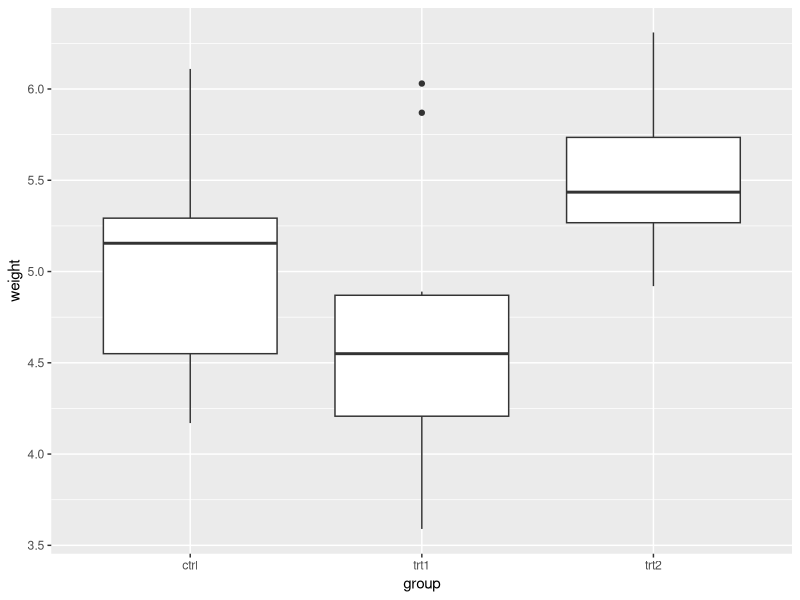
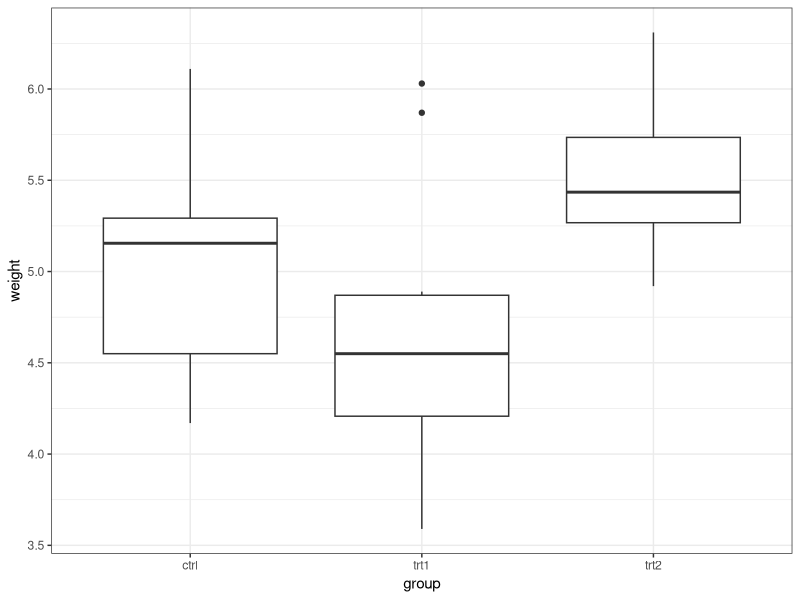
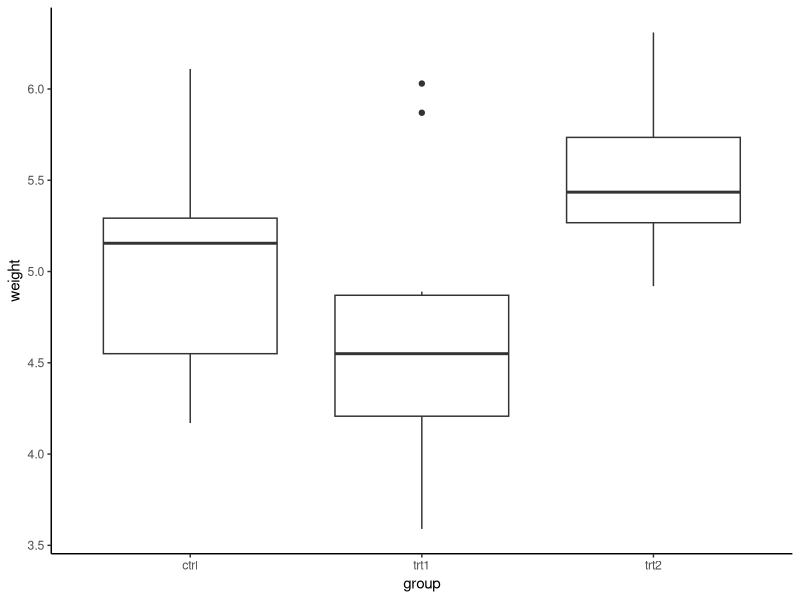
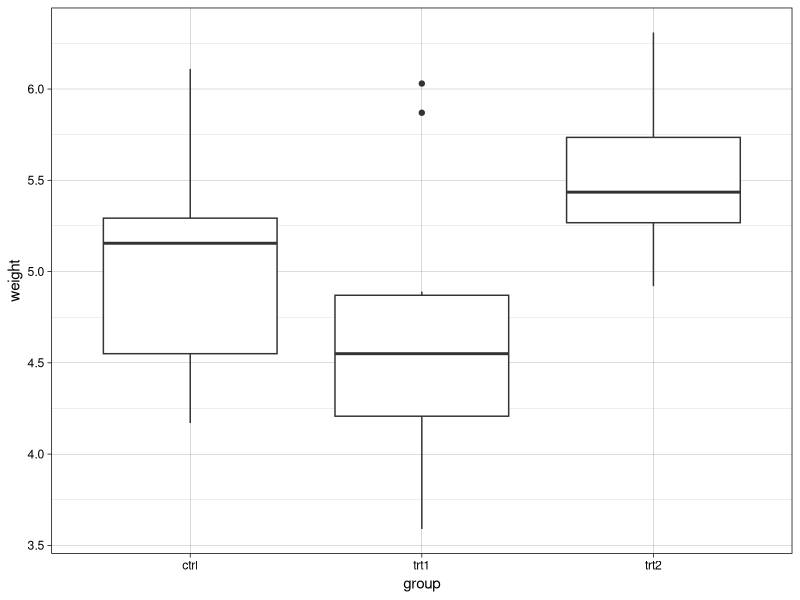
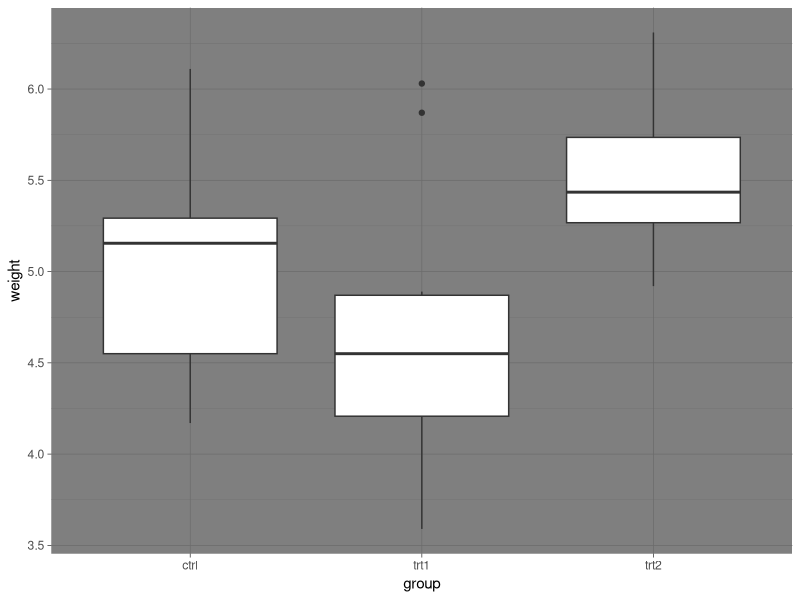
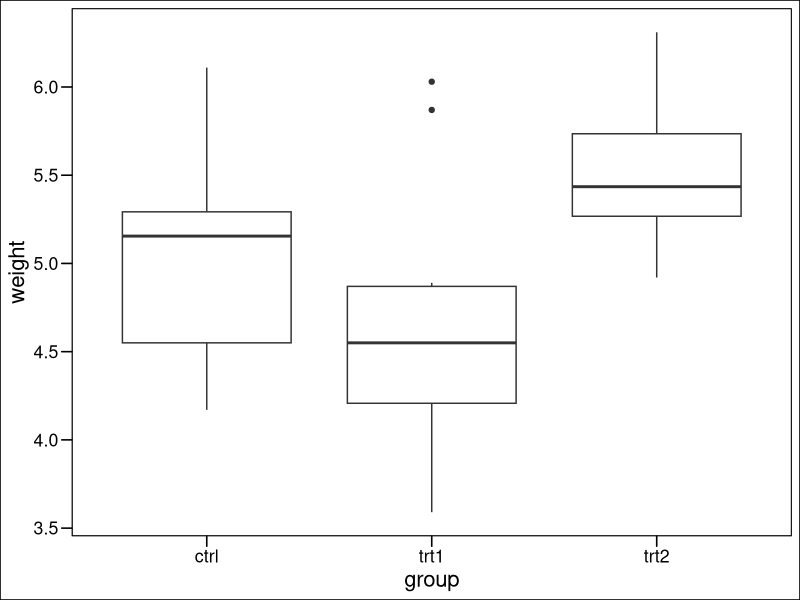
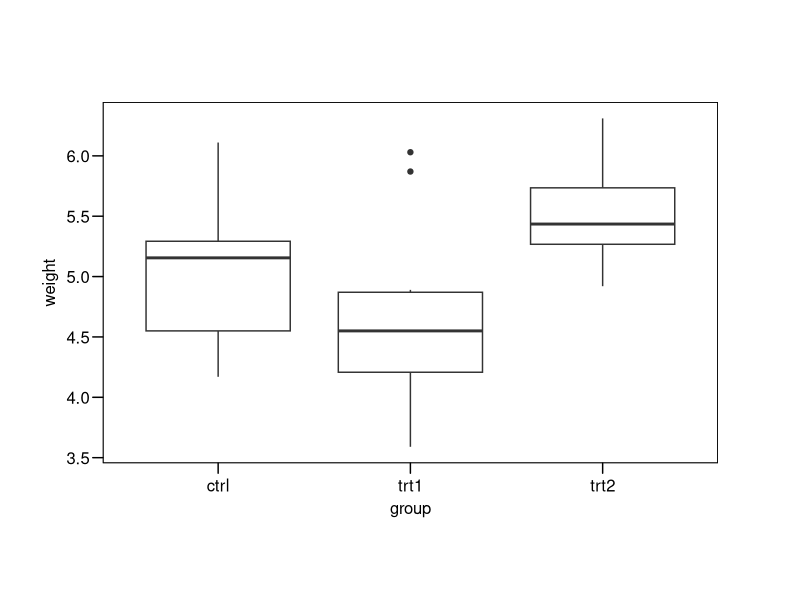
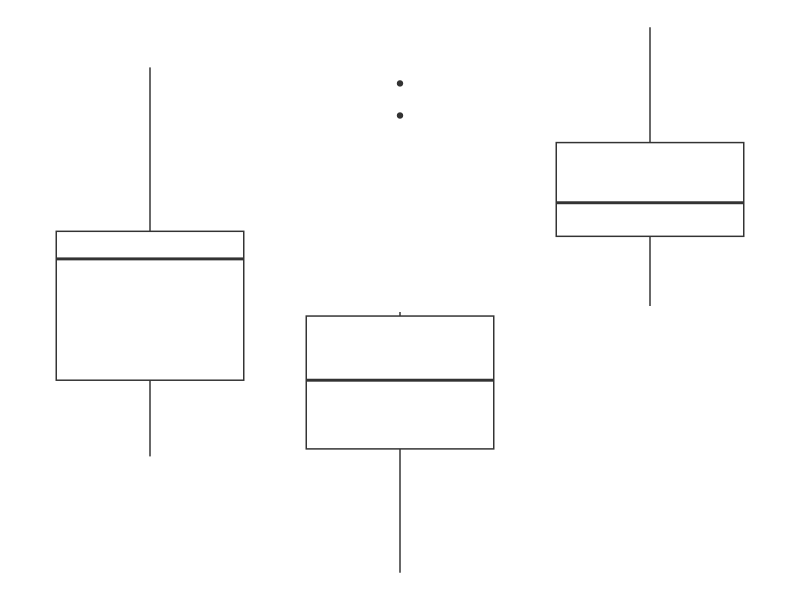

Here is the R script that generated these plots, in order:
## ---- chunk 1
library(ggplot2)
library(ggthemes)
library(patchwork)
## ---- chunk 2
data <- PlantGrowth
print(data)
p1 <- ggplot(data=data, aes(x=group,y=weight)) + geom_boxplot()
print(p1)
## ---- chunk 3
p1 + theme_bw() # grid lines, not too dark
p1 + theme_classic() # no grid lines and white background
p1 + theme_linedraw() # black frame
p1 + theme_dark() # good for brightly colored points
p1 + theme_base() # mimics graphs created using base R, good for working with others who are using base R
p1 + theme_par() # again, matches current par settings in base
p1 + theme_void() # shows data only, good for overlaying on a figure or something
p1 + theme_solarized() # good for web pages
p1 + theme_economist() # many specialized themes
p1 + theme_grey() # ggplot default theme if you're trying to get back to original
## ---- chunk 4
p1 + theme_classic(base_size=10)
p1 + theme_classic(base_size=20)
p1 + theme_classic(base_size=30)
p1 + theme_classic(base_size=40)
## ---- chunk 5
p1 <- ggplot(data=data, aes(x=group,y=weight)) + aes(fill=I("goldenrod"),col=I("black")) + geom_boxplot()
p1
p2 <- ggplot(data=data, aes(x=group,y=weight)) + aes(fill=I("coral"),col=I("black")) + geom_boxplot()
p2
p3 <- ggplot(data=data, aes(x=group,y=weight)) + aes(fill=I("blue"),col=I("black")) + geom_boxplot()
p3
p1 <- ggplot(data=data, aes(x=group,y=weight))
p1 + geom_boxplot(aes(fill = factor(group)))
## ---- chunk 6
p1 + facet_grid(cols=vars(group)) + geom_boxplot()
## ---- chunk 7
ggsave(plot=p1, filename="MyPlot",width=5,height=3,units="in",device="pdf")
## ---- chunk 8
p1 <- ggplot(data=data, aes(x=group,y=weight)) +
  theme_linedraw() +
  geom_boxplot(aes(fill = factor(group))) + 
  theme(legend.position="none") +
  labs(title="Effect of Treatment on Plant Height", x = "Group", y="Weight", caption="Data source: R")
p1
